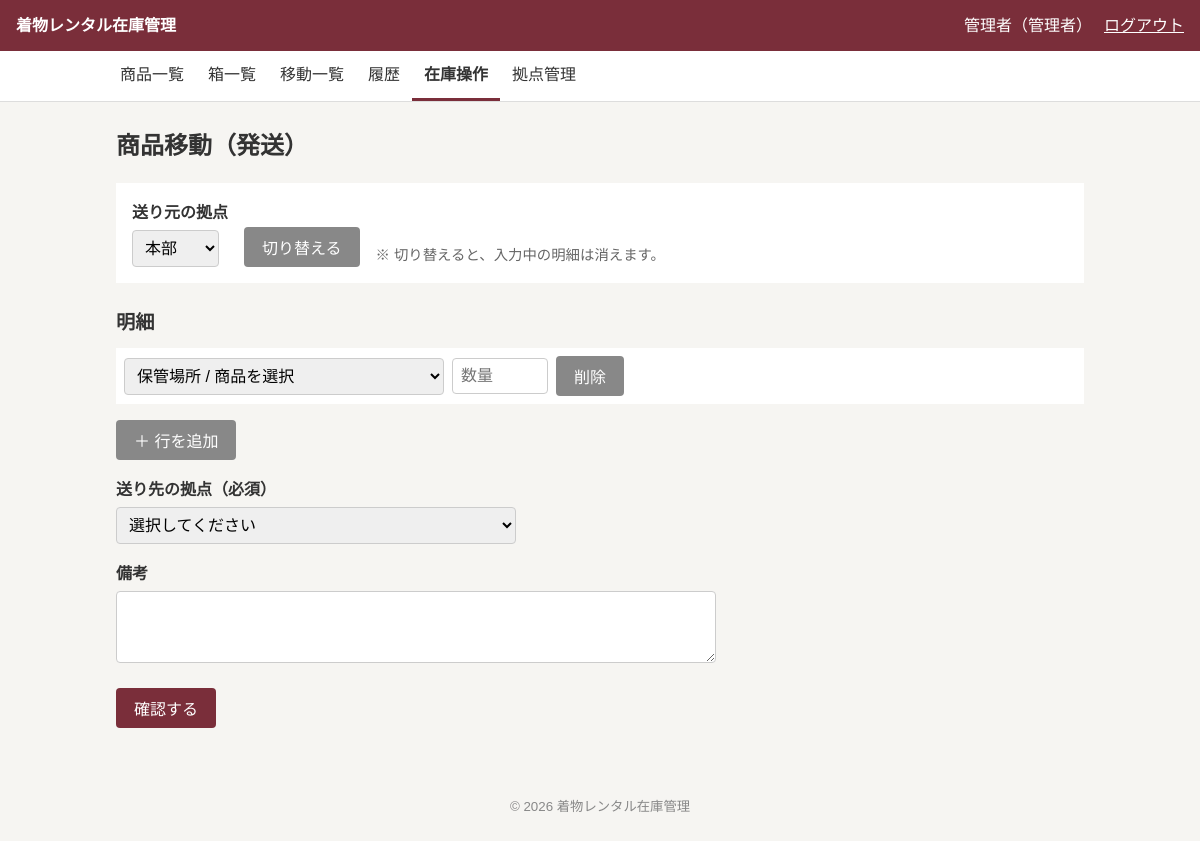
Page /operations/item_transfer.php (signed in) on the committed database.
### tables this page shows
CREATE TABLE users (
  id            INT UNSIGNED NOT NULL AUTO_INCREMENT,
  login_id      VARCHAR(50)  NOT NULL,
  password_hash VARCHAR(255) NOT NULL,
  name          VARCHAR(50)  NOT NULL,
  role          ENUM('normal','admin') NOT NULL DEFAULT 'normal',
  location_id   INT UNSIGNED NOT NULL,
  status        ENUM('active','inactive') NOT NULL DEFAULT 'active',
  created_at    DATETIME     NOT NULL DEFAULT CURRENT_TIMESTAMP,
  updated_at    DATETIME     NOT NULL DEFAULT CURRENT_TIMESTAMP ON UPDATE CURRENT_TIMESTAMP,
  PRIMARY KEY (id),
  CONSTRAINT uk_users_login_id    UNIQUE (login_id),
  CONSTRAINT fk_users_location_id FOREIGN KEY (location_id) REFERENCES locations(id) ON DELETE RESTRICT
);

CREATE TABLE locations (
  id         INT UNSIGNED NOT NULL AUTO_INCREMENT,
  name       VARCHAR(50)  NOT NULL,
  note       TEXT         NULL DEFAULT NULL,
  status     ENUM('active','inactive') NOT NULL DEFAULT 'active',
  created_at DATETIME     NOT NULL DEFAULT CURRENT_TIMESTAMP,
  updated_at DATETIME     NOT NULL DEFAULT CURRENT_TIMESTAMP ON UPDATE CURRENT_TIMESTAMP,
  PRIMARY KEY (id),
  CONSTRAINT uk_locations_name UNIQUE (name)
);

### config/app.php (called while the page is built)
<?php
return [
    'debug'    => true,
    'timezone' => 'Asia/Tokyo',
    'app_name' => '着物レンタル在庫管理',
];

### includes/bootstrap.php (called while the page is built, shortened)
<?php
$appConfig = require __DIR__ . '/../config/app.php';
require_once __DIR__ . '/db.php';
require_once __DIR__ . '/functions.php';
require_once __DIR__ . '/auth.php';

### includes/functions.php (called while the page is built, shortened)
<?php
function h(?string $value): string
{
    return htmlspecialchars($value ?? '', ENT_QUOTES, 'UTF-8');
}
function label_map(): array
{
    return [
        'status'    => ['active' => '利用中', 'inactive' => '停止中'],
        'product_status' => ['active' => '利用中', 'inactive' => '廃番'],
        'role'      => ['normal' => '一般', 'admin' => '管理者'],
        'target'    => ['women' => '女', 'men' => '男', 'children' => '子'],
        'season'    => ['summer' => '夏物', 'winter' => '冬物', 'all_season' => '通年'],
        'box'       => ['active' => '使用中', 'in_transit' => '輸送中', 'retired' => '廃止'],
        'transfer'  => ['in_transit' => '輸送中', 'received' => '受取済', 'cancelled' => '取消済'],
        'operation' => [
            'stock_in'      => '入庫',
            'stock_out'     => '出庫',
            'adjustment'    => '在庫調整',
            'relocation'    => '保管場所変更',
            'item_transfer' => '商品移動',
            'box_transfer'  => '箱ごと移動',
        ],
        'reason' => [
            'purchase' => '新規購入',
            'initial'  => '初期登録',
            'disposal' => '廃棄',
            'sale'     => '売却',
            'lost'     => '紛失',
            'other'    => 'その他',
        ],
    ];
}
function label(string $type, ?string $value): string
{
    return label_map()[$type][$value] ?? '';
}

### includes/auth.php (called while the page is built, shortened)
<?php
function current_user(): ?array
{
    static $checked = false;
    static $user    = null;
    if ($checked) {
        return $user;
    }
    $checked = true;
    $sessionUser = $_SESSION['user'] ?? null;
    $stmt = getDb()->prepare(
        "SELECT id, name, role, location_id FROM users WHERE id = ? AND status = 'active'"
    );
    $stmt->execute([$sessionUser['id']]);
    $row = $stmt->fetch();
    $user = [
        'id'          => (int)$row['id'],
        'name'        => $row['name'],
        'role'        => $row['role'],
        'location_id' => (int)$row['location_id'],
    ];
    return $user;
}
function require_login(): void
{
    if (current_user() === null) {
        redirect('/login.php');
    }
}

### includes/db.php (called while the page is built)
<?php
function getDb(): PDO
{
    static $pdo = null;
    if ($pdo !== null) {
        return $pdo;
    }
    $config = require __DIR__ . '/../config/database.php';
    if (!empty($config['socket'])) {
        $dsn = sprintf(
            'mysql:unix_socket=%s;dbname=%s;charset=%s',
            $config['socket'],
            $config['dbname'],
            $config['charset']
        );
    } else {
        $dsn = sprintf(
            'mysql:host=%s;dbname=%s;charset=%s',
            $config['host'],
            $config['dbname'],
            $config['charset']
        );
    }
    $pdo = new PDO($dsn, $config['user'], $config['password'], [
        PDO::ATTR_ERRMODE            => PDO::ERRMODE_EXCEPTION,
        PDO::ATTR_DEFAULT_FETCH_MODE => PDO::FETCH_ASSOC,
        PDO::ATTR_EMULATE_PREPARES   => false,
    ]);
    $pdo->exec("SET time_zone = '+09:00'");
    return $pdo;
}

### public/operations/item_transfer.php (the view, shortened to what this page needs)
<?php
require_once __DIR__ . '/../../includes/bootstrap.php';
require_login();
$pdo  = getDb();
$user = current_user();
$locations     = $pdo->query("SELECT id, name FROM locations WHERE status = 'active' ORDER BY id")->fetchAll();
$locationNames = array_column($locations, 'name', 'id');
$startProductId = (int)($_GET['product_id'] ?? 0);
$startBoxId     = (int)($_GET['box_id'] ?? 0);
if (isset($_GET['location_id'])) {
    $locationId = (int)$_GET['location_id'];
} elseif ($startBoxId > 0) {
    $stmt = $pdo->prepare('SELECT location_id FROM boxes WHERE id = ?');
    $stmt->execute([$startBoxId]);
    $locationId = (int)$stmt->fetchColumn();
} else {
    $locationId = $user['location_id'];
}
$destinations = $locationNames;
unset($destinations[$locationId]);
$stockOptions = stock_options($pdo, $locationId);
$commitError = '';
$showConfirm = false;
if ($_SERVER['REQUEST_METHOD'] !== 'POST') {
    $startKey = $startBoxId . ':' . $startProductId;
    $input = [
        'lines'          => [[
            'stock_key' => isset($stockOptions[$startKey]) ? $startKey : '',
            'qty'       => '',
        ]],
        'to_location_id' => '',
        'note'           => '',
    ];
}
$isOtherLocation = $locationId !== $user['location_id'];
$pageTitle = '商品移動（発送）';
require __DIR__ . '/../../includes/layout/header.php';
?>
<?php if ($showConfirm): ?>
    <?php if ($commitError !== ''): ?>
        <p class="flash flash-error"><?= h($commitError) ?></p>
    <?php endif; ?>
    <?php if ($isOtherLocation): ?>
        <p class="warning-box">
            所属拠点（<?= h($locationNames[$user['location_id']] ?? '') ?>）以外の拠点
            （<?= h($locationNames[$locationId]) ?>）から発送します。拠点が正しいか確認してください。
        </p>
    <?php endif; ?>
    <p>次の内容で発送します。よろしいですか？</p>
    <div class="table-wrap">
        <table class="detail-table">
            <tr>
                <th>送り元</th>
                <td><?= h($locationNames[$locationId]) ?></td>
            </tr>
            <tr class="emphasis-row">
                <th>送り先</th>
                <td><?= h($destinations[(int)$input['to_location_id']] ?? '') ?>　<span class="emphasis-note">← 送り先が正しいか確認してください</span></td>
            </tr>
            <tr>
                <th>備考</th>
                <td><?= nl2br(h($input['note'])) ?></td>
            </tr>
        </table>
    </div>
    <div class="table-wrap">
        <table>
            <tr>
                <th>保管場所 / 商品</th>
                <th>発送数</th>
                <th>残数<br>（発送前 → 後）</th>
            </tr>
            <?php foreach ($input['lines'] as $line): ?>
                <?php $option = $stockOptions[$line['stock_key']] ?? null; ?>
                <tr>
                    <td><?= h($option['name'] ?? '') ?></td>
                    <td class="num"><?= h($line['qty']) ?></td>
                    <td class="num">
                        <?php if ($option !== null): ?>
                            <?= h((string)$option['qty']) ?> → <?= h((string)($option['qty'] - (int)$line['qty'])) ?>
                        <?php endif; ?>
                    </td>
                </tr>
            <?php endforeach; ?>
        </table>
    </div>
    <p class="note">※ 発送すると送り元の在庫から減り、送り先で受取確認をするまで「輸送中」になります。</p>
    <form method="post" class="button-row">
        <?= csrf_field() ?>
        <button type="submit" name="step" value="back" class="button-secondary">入力に戻る</button>
        <button type="submit" name="step" value="commit">発送する</button>
    </form>
<?php else: ?>
    <form method="get" class="search-form">
        <div class="form-row">
            <label for="location_id">送り元の拠点</label>
            <select id="location_id" name="location_id">
                <?php foreach ($locations as $location): ?>
                    <option value="<?= h((string)$location['id']) ?>" <?= $locationId === (int)$location['id'] ? 'selected' : '' ?>>
                        <?= h($location['name']) ?>
                    </option>
                <?php endforeach; ?>
            </select>
        </div>
        <button type="submit" class="button-secondary">切り替える</button>
        <span class="note">※ 切り替えると、入力中の明細は消えます。</span>
    </form>
    <?php if (empty($stockOptions)): ?>
        <p>この拠点には、発送できる在庫がありません。</p>
    <?php else: ?>
        <form method="post" novalidate>
            <h2>明細</h2>
            <div id="lines">
                <?php foreach ($input['lines'] as $i => $line): ?>
                    <div class="line-row">
                        <select name="stock_key[]">
                            <option value="">保管場所 / 商品を選択</option>
                        </select>
                        <input type="number" inputmode="numeric" name="qty[]" min="1" value="<?= h($line['qty']) ?>" placeholder="数量">
                        <button type="button" class="button-secondary remove-line">削除</button>
                    </div>
                <?php endforeach; ?>
            </div>
            <p><button type="button" id="add-line" class="button-secondary">＋ 行を追加</button></p>
            <div class="form-row">
                <label for="to_location_id">送り先の拠点（必須）</label>
                <select id="to_location_id" name="to_location_id">
                    <option value="">選択してください</option>
                </select>
            </div>
            <div class="form-row">
                <label for="note">備考</label>
                <textarea id="note" name="note" rows="3"><?= h($input['note']) ?></textarea>
            </div>
            <p class="button-row">
                <button type="submit" name="step" value="confirm">確認する</button>
            </p>
        </form>
    <?php endif; ?>
<?php endif; ?>
<?php require __DIR__ . '/../../includes/layout/footer.php'; ?>

### includes/layout/header.php (shortened to what this page needs)
<?php
$user = current_user();
?>
<!DOCTYPE html>
<html lang="ja">
<head>
    <link rel="stylesheet" href="/assets/css/style.css">
</head>
<body>
    <header class="site-header">
        <a class="site-title" href="/dashboard.php"><?= h($appConfig['app_name']) ?></a>
        <?php if ($user !== null): ?>
            <div class="user-info">
                <span><?= h($user['name']) ?>（<?= h(label('role', $user['role'])) ?>）</span>
                <form method="post" action="/logout.php">
                    <button type="submit" class="button-link">ログアウト</button>
                </form>
            </div>
        <?php endif; ?>
    </header>
    <?php if ($user !== null): ?>
        <?php require __DIR__ . '/nav.php'; ?>
    <?php endif; ?>
    <main class="container">
        <h1><?= h($pageTitle ?? '') ?></h1>

### public/assets/css/style.css (style rules this page uses)
* { box-sizing: border-box; }
body { margin: 0; font-family: "Hiragino Sans", "Noto Sans JP", "Yu Gothic", sans-serif; font-size: 16px; line-height: 1.7; color: #333; background: #f6f5f2; }
a { color: #7a2e3a; }
.container { max-width: 1000px; margin: 0 auto; padding: 24px 16px; }
h1 { font-size: 1.5rem; margin: 0 0 16px; }
h2 { font-size: 1.2rem; margin: 24px 0 8px; }
.site-header { display: flex; justify-content: space-between; align-items: center; flex-wrap: wrap; gap: 8px; padding: 12px 16px; background: #7a2e3a; color: #fff; }
.site-title { color: #fff; font-weight: bold; text-decoration: none; }
.user-info { display: flex; align-items: center; gap: 12px; }
.user-info form { margin: 0; }
.note { font-size: 0.9rem; color: #666; }
label { display: block; margin-bottom: 4px; font-weight: bold; }
input, select, textarea { width: 100%; max-width: 400px; padding: 8px; font-size: 1rem; border: 1px solid #ccc; border-radius: 4px; }
textarea { max-width: 600px; }
.form-row { margin-bottom: 16px; }
.search-form { display: flex; flex-wrap: wrap; align-items: flex-end; gap: 8px 16px; margin-bottom: 16px; padding: 16px; background: #fff; }
.search-form .form-row { margin-bottom: 0; }
.search-form input[type="text"], .search-form select, .search-form input[type="checkbox"] { width: auto; }
.line-row { display: flex; flex-wrap: wrap; align-items: center; gap: 8px; margin-bottom: 8px; padding: 8px; background: #fff; }
.line-row select { max-width: 320px; }
.line-row input[type="number"] { width: 6em; }
button, .button { display: inline-block; padding: 8px 18px; font-size: 1rem; color: #fff; background: #7a2e3a; border: none; border-radius: 4px; cursor: pointer; text-decoration: none; }
.button-secondary { background: #888; }
.button-link { padding: 0; color: inherit; background: none; text-decoration: underline; }
.button-row { display: flex; flex-wrap: wrap; gap: 8px; }

### rows in the picture
users: name "管理者", role "管理者", location_id "本部"

### other values in the picture
$appConfig['app_name'] "着物レンタル在庫管理"
$navLabel "商品一覧"
$navLabel "箱一覧"
$navLabel "移動一覧"
$navLabel "履歴"
$navLabel "在庫操作"
$navLabel "拠点管理"
$pageTitle "商品移動（発送）"
